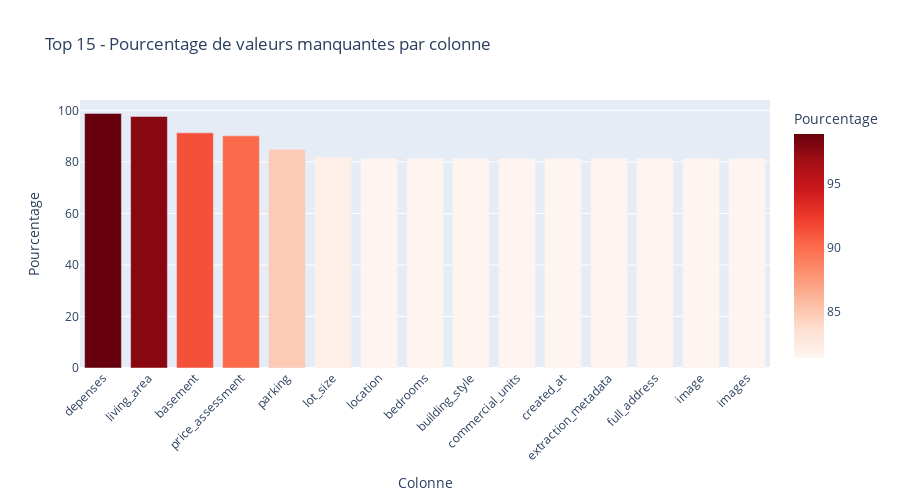

This figure's notebook cell:
### Code cell
# Analyse des valeurs manquantes
print("🕳️ ANALYSE DES VALEURS MANQUANTES")
print("=" * 50)

missing_data = df.isnull().sum().sort_values(ascending=False)
missing_percent = (missing_data / len(df) * 100).round(2)

missing_df = pd.DataFrame({
    'Colonne': missing_data.index,
    'Valeurs_manquantes': missing_data.values,
    'Pourcentage': missing_percent.values
})

# Afficher seulement les colonnes avec des valeurs manquantes
missing_df_filtered = missing_df[missing_df['Valeurs_manquantes'] > 0]

if len(missing_df_filtered) > 0:
    display(missing_df_filtered)
    
    # Visualisation des valeurs manquantes
    fig = px.bar(missing_df_filtered.head(15), 
                 x='Colonne', y='Pourcentage',
                 title='Top 15 - Pourcentage de valeurs manquantes par colonne',
                 color='Pourcentage',
                 color_continuous_scale='Reds')
    fig.update_layout(xaxis_tickangle=-45, height=500)
    fig.show()
else:
    print("✅ Aucune valeur manquante détectée!")

### Figure 1 — Plotly figure (JSON) as saved in the notebook; plotly's stock layout.template omitted (floating-point values rounded to 4 significant figures)
{"data": [{"alignmentgroup": "True", "hovertemplate": "Colonne=%{x}<br>Pourcentage=%{marker.color}<extra></extra>", "legendgroup": "", "marker": {"color": [98.84, 97.67, 91.28, 90.12, 84.88, 81.98, 81.4, 81.4, 81.4, 81.4, 81.4, 81.4, 81.4, 81.4, 81.4], "coloraxis": "coloraxis", "pattern": {"shape": ""}}, "name": "", "offsetgroup": "", "orientation": "v", "showlegend": false, "textposition": "auto", "type": "bar", "x": ["depenses", "living_area", "basement", "price_assessment", "parking", "lot_size", "location", "bedrooms", "building_style", "commercial_units", "created_at", "extraction_metadata", "full_address", "image", "images"], "xaxis": "x", "y": [98.84, 97.67, 91.28, 90.12, 84.88, 81.98, 81.4, 81.4, 81.4, 81.4, 81.4, 81.4, 81.4, 81.4, 81.4], "yaxis": "y"}], "layout": {"barmode": "relative", "coloraxis": {"colorbar": {"title": {"text": "Pourcentage"}}, "colorscale": [[0, "rgb(255,245,240)"], [0.125, "rgb(254,224,210)"], [0.25, "rgb(252,187,161)"], [0.375, "rgb(252,146,114)"], [0.5, "rgb(251,106,74)"], [0.625, "rgb(239,59,44)"], [0.75, "rgb(203,24,29)"], [0.875, "rgb(165,15,21)"], [1, "rgb(103,0,13)"]]}, "height": 500, "legend": {"tracegroupgap": 0}, "title": {"text": "Top 15 - Pourcentage de valeurs manquantes par colonne"}, "xaxis": {"anchor": "y", "domain": [0, 1], "tickangle": -45, "title": {"text": "Colonne"}}, "yaxis": {"anchor": "x", "domain": [0, 1], "title": {"text": "Pourcentage"}}}}
